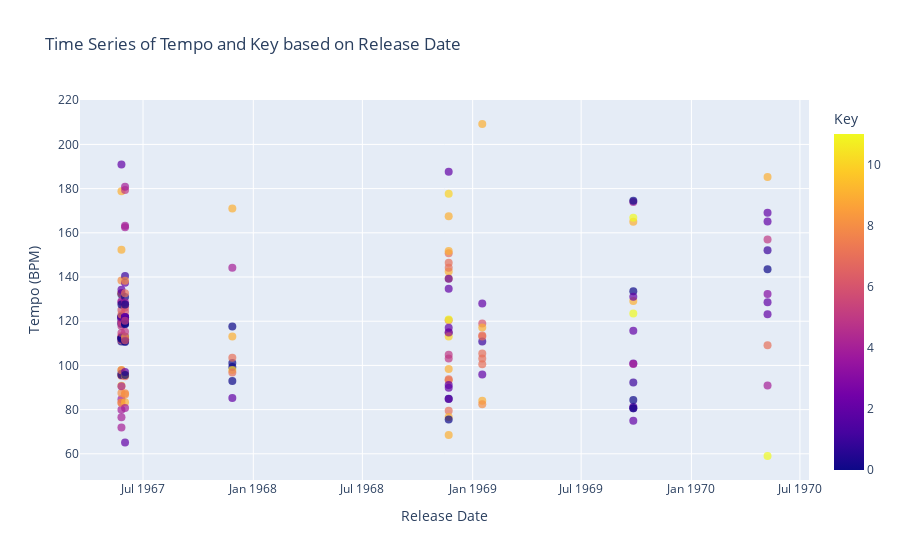

Notebook cell for this chart:
### Code cell
fig = px.scatter(df2, x='Release Date', y='Tempo', color='Key', hover_name='Track Name', 
                 title='Time Series of Tempo and Key based on Release Date', 
                 labels={'Tempo': 'Tempo (BPM)', 'Release Date': 'Release Date', 'Key': 'Key'})

# Customize the layout
fig.update_traces(marker=dict(size=8, opacity=0.7),
                  selector=dict(mode='markers'))

# Show the plot
fig.show()

### Figure 1 — Plotly figure (JSON) as saved in the notebook; plotly's stock layout.template omitted (floating-point values rounded to 4 significant figures; data arrays with more than 128 entries replaced by an {"elided": "..."} marker saying what was removed)
{"data": [{"hovertemplate": "<b>%{hovertext}</b><br><br>Release Date=%{x}<br>Tempo (BPM)=%{y}<br>Key=%{marker.color}<extra></extra>", "hovertext": {"elided": "177 str values"}, "legendgroup": "", "marker": {"color": {"elided": "177 int values"}, "coloraxis": "coloraxis", "opacity": 0.7, "size": 8, "symbol": "circle"}, "mode": "markers", "name": "", "orientation": "v", "showlegend": false, "type": "scatter", "x": {"elided": "177 str values"}, "xaxis": "x", "y": {"elided": "177 float values"}, "yaxis": "y"}], "layout": {"coloraxis": {"colorbar": {"title": {"text": "Key"}}, "colorscale": [[0, "#0d0887"], [0.1111, "#46039f"], [0.2222, "#7201a8"], [0.3333, "#9c179e"], [0.4444, "#bd3786"], [0.5556, "#d8576b"], [0.6667, "#ed7953"], [0.7778, "#fb9f3a"], [0.8889, "#fdca26"], [1, "#f0f921"]]}, "legend": {"tracegroupgap": 0}, "title": {"text": "Time Series of Tempo and Key based on Release Date"}, "xaxis": {"anchor": "y", "domain": [0, 1], "title": {"text": "Release Date"}}, "yaxis": {"anchor": "x", "domain": [0, 1], "title": {"text": "Tempo (BPM)"}}}}
